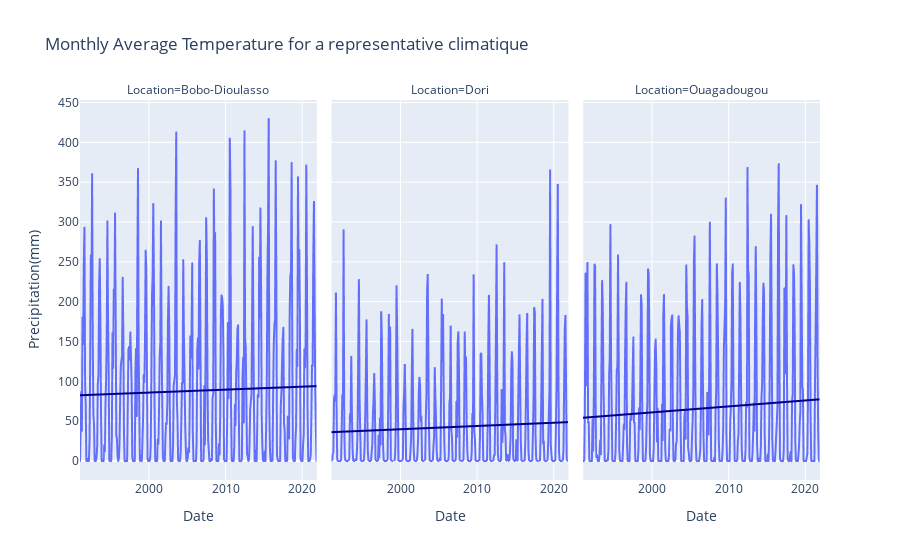

Notebook cell for this chart:
### Code cell
fig = px.scatter(Precip_data, x="Date", y="Precipitation(mm)",              
                facet_col="Location",  
                #template = 'plotly_dark',
                trendline = 'ols',
                trendline_color_override='darkblue',
                #trendline_scope="overall",
                title = "Monthly Average Temperature for a representative climatique",
                
                )
fig.update_traces(mode='lines')
fig.show()

### Figure 1 — Plotly figure (JSON) as saved in the notebook; plotly's stock layout.template omitted (floating-point values rounded to 4 significant figures; data arrays with more than 128 entries replaced by an {"elided": "..."} marker saying what was removed)
{"data": [{"hovertemplate": "Location=Bobo-Dioulasso<br>Date=%{x}<br>Precipitation(mm)=%{y}<extra></extra>", "legendgroup": "", "marker": {"color": "#636efa", "symbol": "circle"}, "mode": "lines", "name": "", "showlegend": false, "type": "scattergl", "x": {"elided": "372 str values"}, "xaxis": "x", "y": {"elided": "372 float values"}, "yaxis": "y"}, {"hovertemplate": "<b>OLS trendline</b><br>Precipitation(mm) = 1.17449e-08 * Date + 74.7561<br>R<sup>2</sup>=0.001071<br><br>Location=Bobo-Dioulasso<br>Date=%{x}<br>Precipitation(mm)=%{y} <b>(trend)</b><extra></extra>", "legendgroup": "", "line": {"color": "darkblue"}, "marker": {"color": "#636efa", "symbol": "circle"}, "mode": "lines", "name": "", "showlegend": false, "type": "scattergl", "x": {"elided": "372 str values"}, "xaxis": "x", "y": {"elided": "372 float values"}, "yaxis": "y"}, {"hovertemplate": "Location=Dori<br>Date=%{x}<br>Precipitation(mm)=%{y}<extra></extra>", "legendgroup": "", "marker": {"color": "#636efa", "symbol": "circle"}, "mode": "lines", "name": "", "showlegend": false, "type": "scattergl", "x": {"elided": "372 str values"}, "xaxis": "x2", "y": {"elided": "372 float values"}, "yaxis": "y2"}, {"hovertemplate": "<b>OLS trendline</b><br>Precipitation(mm) = 1.29317e-08 * Date + 27.6135<br>R<sup>2</sup>=0.003087<br><br>Location=Dori<br>Date=%{x}<br>Precipitation(mm)=%{y} <b>(trend)</b><extra></extra>", "legendgroup": "", "line": {"color": "darkblue"}, "marker": {"color": "#636efa", "symbol": "circle"}, "mode": "lines", "name": "", "showlegend": false, "type": "scattergl", "x": {"elided": "371 str values"}, "xaxis": "x2", "y": {"elided": "371 float values"}, "yaxis": "y2"}, {"hovertemplate": "Location=Ouagadougou<br>Date=%{x}<br>Precipitation(mm)=%{y}<extra></extra>", "legendgroup": "", "marker": {"color": "#636efa", "symbol": "circle"}, "mode": "lines", "name": "", "showlegend": false, "type": "scattergl", "x": {"elided": "372 str values"}, "xaxis": "x3", "y": {"elided": "372 float values"}, "yaxis": "y3"}, {"hovertemplate": "<b>OLS trendline</b><br>Precipitation(mm) = 2.37034e-08 * Date + 38.565<br>R<sup>2</sup>=0.005692<br><br>Location=Ouagadougou<br>Date=%{x}<br>Precipitation(mm)=%{y} <b>(trend)</b><extra></extra>", "legendgroup": "", "line": {"color": "darkblue"}, "marker": {"color": "#636efa", "symbol": "circle"}, "mode": "lines", "name": "", "showlegend": false, "type": "scattergl", "x": {"elided": "372 str values"}, "xaxis": "x3", "y": {"elided": "372 float values"}, "yaxis": "y3"}], "layout": {"annotations": [{"font": {}, "showarrow": false, "text": "Location=Bobo-Dioulasso", "x": 0.16, "xanchor": "center", "xref": "paper", "y": 1, "yanchor": "bottom", "yref": "paper"}, {"font": {}, "showarrow": false, "text": "Location=Dori", "x": 0.5, "xanchor": "center", "xref": "paper", "y": 1, "yanchor": "bottom", "yref": "paper"}, {"font": {}, "showarrow": false, "text": "Location=Ouagadougou", "x": 0.84, "xanchor": "center", "xref": "paper", "y": 1, "yanchor": "bottom", "yref": "paper"}], "legend": {"tracegroupgap": 0}, "title": {"text": "Monthly Average Temperature for a representative climatique"}, "xaxis": {"anchor": "y", "domain": [0, 0.32], "title": {"text": "Date"}}, "xaxis2": {"anchor": "y2", "domain": [0.34, 0.66], "matches": "x", "title": {"text": "Date"}}, "xaxis3": {"anchor": "y3", "domain": [0.68, 1.0], "matches": "x", "title": {"text": "Date"}}, "yaxis": {"anchor": "x", "domain": [0, 1], "title": {"text": "Precipitation(mm)"}}, "yaxis2": {"anchor": "x2", "domain": [0, 1], "matches": "y", "showticklabels": false}, "yaxis3": {"anchor": "x3", "domain": [0, 1], "matches": "y", "showticklabels": false}}}
